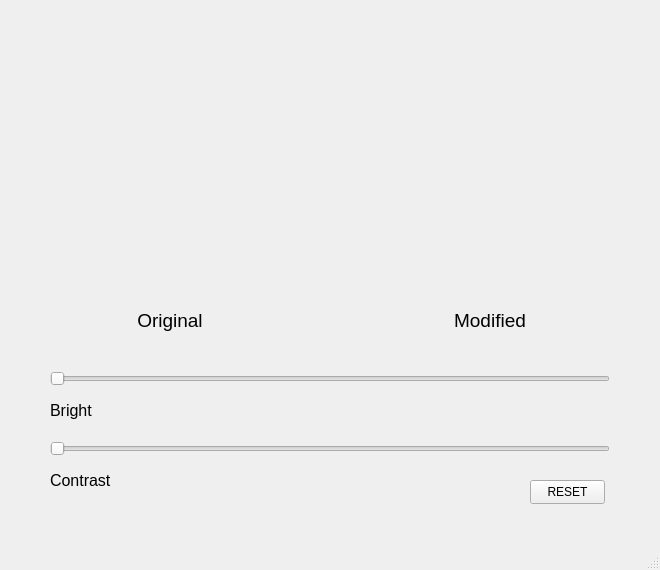
<?xml version="1.0" encoding="UTF-8"?>
<ui version="4.0">
 <class>MainWindow</class>
 <widget class="QMainWindow" name="MainWindow">
  <property name="geometry">
   <rect>
    <x>0</x>
    <y>0</y>
    <width>660</width>
    <height>570</height>
   </rect>
  </property>
  <property name="windowTitle">
   <string>MainWindow</string>
  </property>
  <widget class="QWidget" name="centralwidget">
   <widget class="QLabel" name="label">
    <property name="geometry">
     <rect>
      <x>50</x>
      <y>50</y>
      <width>240</width>
      <height>240</height>
     </rect>
    </property>
    <property name="text">
     <string/>
    </property>
    <property name="pixmap">
     <pixmap>rgb.jpg</pixmap>
    </property>
    <property name="scaledContents">
     <bool>true</bool>
    </property>
   </widget>
   <widget class="QLabel" name="label_2">
    <property name="geometry">
     <rect>
      <x>370</x>
      <y>50</y>
      <width>240</width>
      <height>240</height>
     </rect>
    </property>
    <property name="text">
     <string/>
    </property>
    <property name="pixmap">
     <pixmap>rgb.jpg</pixmap>
    </property>
    <property name="scaledContents">
     <bool>true</bool>
    </property>
   </widget>
   <widget class="QSlider" name="horizontalSlider">
    <property name="geometry">
     <rect>
      <x>50</x>
      <y>370</y>
      <width>560</width>
      <height>18</height>
     </rect>
    </property>
    <property name="orientation">
     <enum>Qt::Horizontal</enum>
    </property>
   </widget>
   <widget class="QLabel" name="label_3">
    <property name="geometry">
     <rect>
      <x>50</x>
      <y>300</y>
      <width>240</width>
      <height>40</height>
     </rect>
    </property>
    <property name="font">
     <font>
      <pointsize>14</pointsize>
     </font>
    </property>
    <property name="text">
     <string>Original</string>
    </property>
    <property name="alignment">
     <set>Qt::AlignCenter</set>
    </property>
   </widget>
   <widget class="QSlider" name="horizontalSlider_2">
    <property name="geometry">
     <rect>
      <x>50</x>
      <y>440</y>
      <width>560</width>
      <height>18</height>
     </rect>
    </property>
    <property name="orientation">
     <enum>Qt::Horizontal</enum>
    </property>
   </widget>
   <widget class="QLabel" name="label_4">
    <property name="geometry">
     <rect>
      <x>370</x>
      <y>300</y>
      <width>240</width>
      <height>40</height>
     </rect>
    </property>
    <property name="font">
     <font>
      <pointsize>14</pointsize>
     </font>
    </property>
    <property name="text">
     <string>Modified</string>
    </property>
    <property name="alignment">
     <set>Qt::AlignCenter</set>
    </property>
   </widget>
   <widget class="QLabel" name="label_5">
    <property name="geometry">
     <rect>
      <x>50</x>
      <y>400</y>
      <width>80</width>
      <height>20</height>
     </rect>
    </property>
    <property name="font">
     <font>
      <pointsize>12</pointsize>
     </font>
    </property>
    <property name="text">
     <string>Bright</string>
    </property>
   </widget>
   <widget class="QLabel" name="label_6">
    <property name="geometry">
     <rect>
      <x>50</x>
      <y>470</y>
      <width>140</width>
      <height>20</height>
     </rect>
    </property>
    <property name="font">
     <font>
      <pointsize>12</pointsize>
     </font>
    </property>
    <property name="text">
     <string>Contrast</string>
    </property>
   </widget>
   <widget class="QPushButton" name="pushButton">
    <property name="geometry">
     <rect>
      <x>530</x>
      <y>480</y>
      <width>75</width>
      <height>24</height>
     </rect>
    </property>
    <property name="text">
     <string>RESET</string>
    </property>
   </widget>
  </widget>
  <widget class="QStatusBar" name="statusbar"/>
 </widget>
 <resources/>
 <connections/>
</ui>
